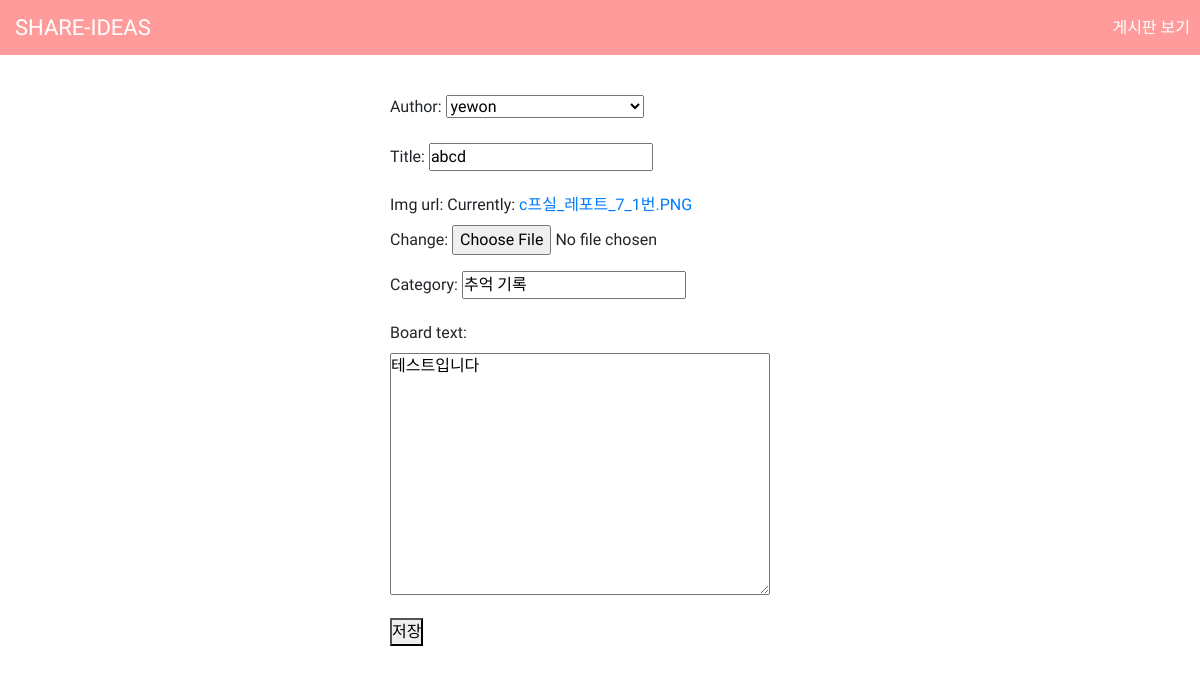
/share/edit_posting/3, run on the app's committed database.
### share/models.py (models this page shows, shortened)
class myText(models.Model):
    author = models.ForeignKey(settings.AUTH_USER_MODEL, on_delete=models.CASCADE)
    title = models.CharField(max_length=200)
    img_url = models.FileField(null=True)
    category = models.CharField(max_length=200, null=True)
    board_text = RichTextUploadingField(null=True)
    created_at = models.DateTimeField(auto_now_add=True)
    updated_at = models.DateTimeField(auto_now=True)

### share/views.py (the view)
# urls.py: path('edit_posting/<int:pk>', views.edit_posting, name="edit_posting"),
def edit_posting(request, pk):
    posting = get_object_or_404(myText, pk=pk)
    if request.method == 'POST':
        form = PostingForm(request.POST, request.FILES, instance=posting)
        if form.is_valid():
            posting = form.save(commit=False)
            posting.author = request.user
            posting.save()
            return redirect('/my_lecture')
    else:
        form = PostingForm(instance=posting)
    return render(request, 'share/edit_posting.html', {'posting_form': form, 'primary_key': pk})

### share/forms.py
class PostingForm(forms.ModelForm):
    class Meta:
        model = myText
        fields = (
            'author',
            'title',
            'img_url',
            'category',
            'board_text',
        )

### share/templates/share/edit_posting.html (shortened to what this page needs)
{% extends 'share/base.html' %}
{% load static %}
{% block content %}
    <div style="width: 500px; margin: auto; padding: 40px;">
        <form action="{% url 'edit_posting' pk=primary_key %}" method="POST" enctype="multipart/form-data">
            {{ posting_form.as_p }}
            <button type="submit">저장</button>
        </form>
    </div>
{% endblock %}

### share/static/share/style.css (style rules this page uses)
* { margin:0px; padding: 0px; }

### share/templates/share/base.html (style rules this page uses)
* { font-family: 'Sunflower', sans-serif; }

### data on the page
myText: author "yewon", title "abcd", category "추억 기록", board_text "테스트입니다"
